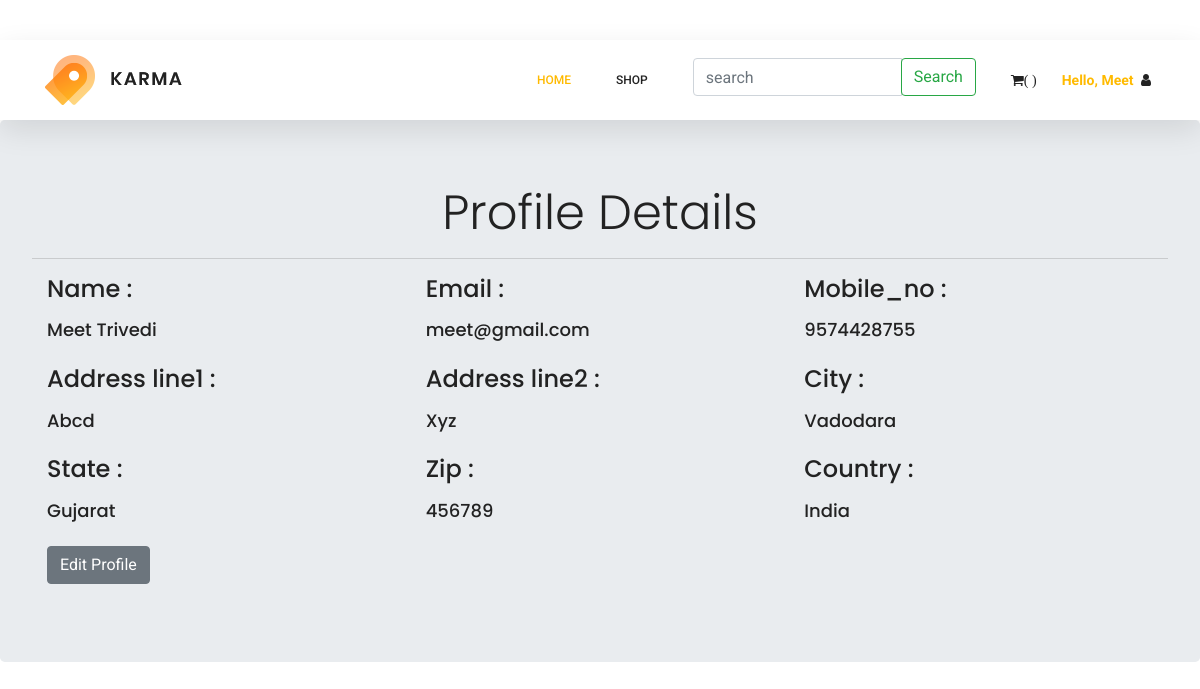
Screenshot of /store/profile_page/ (signed in) with the database file from the repository.
### store/models.py (models this page shows, shortened)
class Profile(models.Model):
    id = models.AutoField(primary_key=True)
    user = models.OneToOneField(
        User, null=True, blank=True, on_delete=models.CASCADE)
    mobile_no = models.CharField(max_length=15,null=True, blank=True)
    address = models.ManyToManyField(ShippingAddress,blank=True)

class ShippingAddress(models.Model):
    id = models.AutoField(primary_key=True)
    address_line1 = models.CharField(max_length=200, null=False)
    address_line2 = models.CharField(max_length=200, null=False)
    city = models.CharField(max_length=200, null=False)
    state = models.CharField(max_length=200, null=False)
    zipcode = models.CharField(max_length=200, null=False)
    country = models.CharField(max_length=200, null=False)

### store/views.py (the view)
# urls.py: path('profile_page/', views.ProfileDetails.as_view(), name= 'profile'),
class ProfileDetails(TemplateView):
    template_name = 'profile.html'
    def get_context_data(self,**kwargs):
        context = super().get_context_data(**kwargs)
        if self.request.user.is_authenticated:
            customer = self.request.user
        context["profile"] = Profile.objects.get(user=customer)
        return context

### templates/profile.html (shortened to what this page needs)
{% load static %}
<html>
    <head>
    <link href="https://cdn.jsdelivr.net/npm/bootstrap@5.1.1/dist/css/bootstrap.min.css" rel="stylesheet">
	<link rel="stylesheet" href="{% static 'css/linearicons.css' %}">
	<link rel="stylesheet" href="{% static 'css/themify-icons.css' %}">
	<link rel="stylesheet" href="{% static 'css/font-awesome.min.css' %}">
	<link rel="stylesheet" href="{% static 'css/bootstrap.css' %}">
	<link rel="stylesheet" href="{% static 'css/owl.carousel.css' %}">
	<link rel="stylesheet" href="{% static 'css/nice-select.css' %}">
	<link rel="stylesheet" href="{% static 'css/nouislider.min.css' %}">
	<link rel="stylesheet" href="{% static 'css/ion.rangeSlider.css' %}" />
	<link rel="stylesheet" href="{% static 'css/ion.rangeSlider.skinFlat.css' %}" />
	<link rel="stylesheet" href="{% static 'css/magnific-popup.css' %}">
	<link rel="stylesheet" href="{% static 'css/main.css' %}">
    </head>
    <body>
	<header class="header_area sticky-header">
		<div class="main_menu">
			<nav class="navbar navbar-expand-lg navbar-light main_box">
				<div class="container">
					<a class="navbar-brand logo_h" href="index.html"><img src="/static/img/logo.png" alt=""></a>
					<div class="collapse navbar-collapse offset" id="navbarSupportedContent">
						<ul class="nav navbar-nav menu_nav ml-auto">
							<li class="nav-item active"><a class="nav-link" href="index.html">Home</a></li>
							<li class="nav-item submenu dropdown">
								<a href="#" class="nav-link dropdown-toggle" data-toggle="dropdown" role="button"
									aria-haspopup="true" aria-expanded="false">Shop</a>
							</li>
							<li class="nav-item active">
                                {% include 'search_form.html' %}
                            </li>
						</ul>
						<ul class="nav navbar-nav navbar-right">
							<li class="nav-item"><a href="{% url 'store:cart' %}" class="cart"><span class="fa fa-shopping-cart">( {{cartItems}} )</span></a>
							</li>
							<li class="nav-item">
								<a href="{% url 'store:profile' %}" class="cart"> <b>Hello, {{request.user.first_name}}</b> <span class="fa fa-fw fa-user"></span></a>
							</li>
						</ul>
					</div>
				</div>
			</nav>
		</div>
	</header>
<br>
<br>
<br>
<br>
<br>
        <div class="jumbotron">
            <h3 class="display-5 text-center"> Profile Details </h3>
            <hr style="width:100% ", size="3", color=black >
            <div class="container">
                <form class="row g-3">
                    <div class="col-lg-4">
                      <label for="inputEmail4" class="form-label"> <h3>Name :</h3> </label>
                      <h4>{{profile.user.first_name}} {{profile.user.last_name}}</h4>
                    </div>
                    <div class="col-lg-4">
                      <label for="inputPassword4" class="form-label"> <h3> Email :</h3></label>
                    <h4>{{profile.user.email}}</h4>
                    </div>
                    <div class="col-lg-4">
                        <label for="inputAddress" class="form-label"> <h3>Mobile_no :</h3> </label>
                        <h4>{{profile.mobile_no}}</h4>
                    </div>
                    {% for address in profile.address.all %}
                    <div class="col-lg-4">
                      <label for="inputAddress" class="form-label"><h3>Address line1 :</h3> </label>
                      <h4>{{address.address_line1}}</h4>
                    </div>
                    <div class="col-lg-4">
                      <label for="inputAddress2" class="form-label"><h3>Address line2 :</h3> </label>
                        <h4>{{address.address_line2}}</h4>
                    </div>
                    <div class="col-lg-4">
                      <label for="inputCity" class="form-label"><h3>City :</h3> </label>
                      <h4>{{address.city}}</h4>
                    </div>
                    <div class="col-lg-4">
                      <label for="inputState" class="form-label"><h3>State :</h3> </label>
                   <h4>{{address.state}}</h4>
                    </div>
                    <div class="col-lg-4">
                      <label for="inputZip" class="form-label"><h3>Zip :</h3> </label>
                     <h4>{{address.zipcode}}</h4>
                    </div>
                    <div class="col-lg-4">
                        <label for="inputCity" class="form-label"><h3> Country :</h3></label>
                        <h4>{{address.country}}</h4>
                      </div>
                      {% endfor %}
                    <div class="col-12">
                        <a href="{% url 'store:update_profile' %}">
                      <button type="button" class="btn btn-secondary">Edit Profile</button>
                    </a>
                    </div>
                  </form>
            </div>
        </div>
    </body>
</html>

### rows the page displays
Profile: user.first_name "Meet", user.last_name "Trivedi", user.email "meet@gmail.com", mobile_no "9574428755"
ShippingAddress: address_line1 "Abcd", address_line2 "Xyz", city "Vadodara", state "Gujarat", zipcode "456789", country "India"

### other values shown
{{ request.user.first_name }} "Meet"
